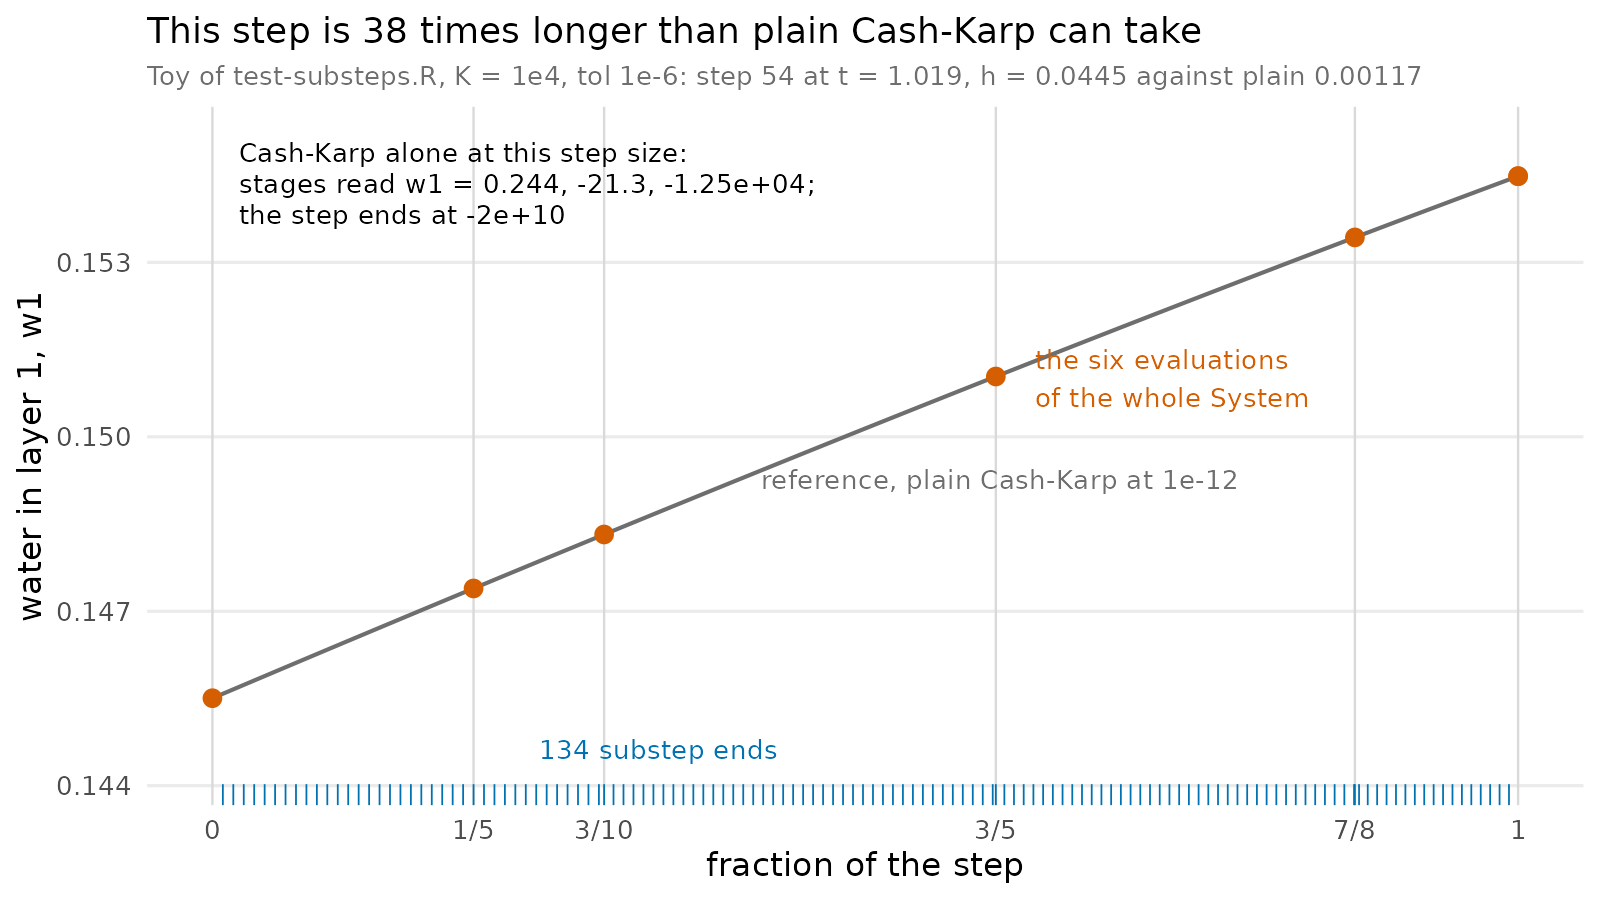

Write the R code that produced this figure.
# One substepped step of the toy (odelia ODELIA-55, bfa32cf): the store's first
# layer w1 over the step, the six Cash-Karp evaluations, the substep ends, and
# Cash-Karp's own stages at the same step size.
#   cd <odelia checkout at bfa32cf>; R_LIBS=<its build> Rscript <this file>
here <- dirname(normalizePath(sub("--file=", "", grep("--file=", commandArgs(FALSE), value = TRUE))))
csv <- file.path(here, "one_step.csv")
if (!file.exists(csv)) {
  source(file.path(here, "toy_module.R"))
  # store_pars: a = 1, m = 0.8, K = 1e4, s0 = 200, c = 0.3; store_y: 1, 0.5, 0.5
  run <- counted_run(0.1, 1e-6, 2, store_pars, store_y)
  k <- which.min(abs(run$start - 1.0))
  s <- one_step(0.1, 1e-6, 2, k, store_pars, store_y)
  u <- function(t) (t - s$t0) / s$h
  kind <- s$log_kind
  full <- which(kind == 0)
  # Calls of the subsystem's rates before the first stage are the predictor's:
  # five per substep, plus one at the start of every substep after the first,
  # which sees the state the substep before ended at.
  n <- length(s$ends)
  pred <- which(kind == 1 & seq_along(kind) < full[2])
  stopifnot(length(pred) == 6 * n - 1)
  starts <- pred[5 + 6 * (seq_len(n - 1) - 1) + 1]
  d <- rbind(
    data.frame(series = "reference", u = u(s$ref_t), w1 = s$ref_w1),
    data.frame(series = "evaluation", u = u(s$log_t[full]), w1 = s$log_w1[full]),
    data.frame(series = "substep_end", u = u(s$log_t[starts]), w1 = s$log_w1[starts]),
    data.frame(series = "plain_stage", u = u(s$plain_t), w1 = s$plain_w1))
  plain <- counted_run(-1, 1e-6, 2, store_pars, store_y)
  near <- plain$start > s$t0 - 0.05 & plain$start < s$t0 + 0.05
  d$t0 <- s$t0; d$h <- s$h; d$step <- k; d$substeps <- n
  d$plain_h <- median(plain$size[near])
  write.csv(d, csv, row.names = FALSE)
}

library(ggplot2)
d <- read.csv(csv)
ink <- "#000000"; blue <- "#0072B2"; verm <- "#D55E00"; grey <- "#6E6E6E"
ref <- subset(d, series == "reference")
ev <- subset(d, series == "evaluation")
se <- subset(d, series == "substep_end")
pl <- subset(d, series == "plain_stage")
stage_u <- sort(unique(ev$u))
lo <- min(ref$w1); hi <- max(ref$w1); pad <- 0.18 * (hi - lo)
plain_txt <- sprintf("Cash-Karp alone at this step size:\nstages read w1 = %.3g, %.3g, %.3g;\nthe step ends at %.2g",
                     pl$w1[4], pl$w1[5], pl$w1[6], pl$w1[7])
p <- ggplot() +
  geom_vline(xintercept = stage_u, colour = "grey85", linewidth = 0.4) +
  geom_line(data = ref, aes(u, w1), colour = grey, linewidth = 0.7) +
  geom_rug(data = se, aes(x = u), sides = "b", colour = blue, length = unit(0.03, "npc"),
           linewidth = 0.3) +
  geom_point(data = ev, aes(u, w1), colour = verm, size = 2.6) +
  annotate("text", x = 0.02, y = hi + 0.35 * pad, hjust = 0, vjust = 1, size = 3.4,
           label = plain_txt, colour = ink, lineheight = 0.95) +
  annotate("text", x = 0.63, y = ev$w1[which.min(abs(ev$u - 0.6))] - 0.02 * pad, hjust = 0, size = 3.4,
           colour = verm, label = "the six evaluations\nof the whole System") +
  annotate("text", x = 0.25, y = lo - 0.55 * pad, hjust = 0, size = 3.4, colour = blue,
           label = sprintf("%d substep ends", se$substeps[1])) +
  annotate("text", x = 0.42, y = ref$w1[which.min(abs(ref$u - 0.42))] - 0.1 * pad, hjust = 0,
           size = 3.4, colour = grey, label = "reference, plain Cash-Karp at 1e-12") +
  scale_x_continuous("fraction of the step", breaks = stage_u,
                     labels = c("0", "1/5", "3/10", "3/5", "7/8", "1")) +
  scale_y_continuous("water in layer 1, w1", limits = c(lo - 0.8 * pad, hi + 0.4 * pad)) +
  labs(title = sprintf("This step is %.0f times longer than plain Cash-Karp can take",
                       d$h[1] / d$plain_h[1]),
       subtitle = sprintf("Toy of test-substeps.R, K = 1e4, tol 1e-6: step %d at t = %.3f, h = %.4f against plain %.5f",
                          d$step[1], d$t0[1], d$h[1], d$plain_h[1])) +
  theme_minimal(base_size = 12) +
  theme(plot.background = element_rect(fill = "white", colour = NA),
        panel.grid.minor = element_blank(), panel.grid.major.x = element_blank(),
        plot.title = element_text(size = 13), plot.subtitle = element_text(size = 9.5, colour = grey))
ragg::agg_png(file.path(here, "one_step.png"), width = 8, height = 4.5, units = "in", res = 200)
print(p)
invisible(dev.off())
